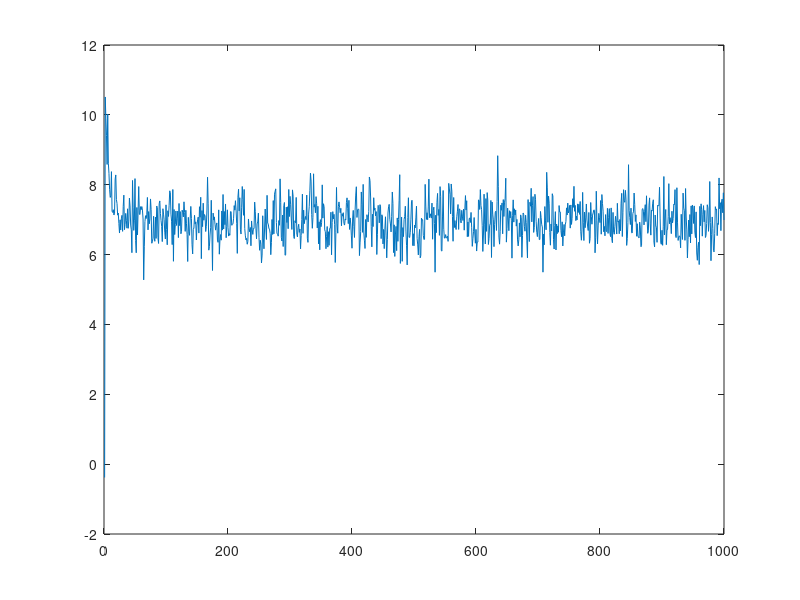

Reproduce this figure in MATLAB.
clear all; clc;

mu=0.1;
order=1;
realisations=100;
N=1000;
noise_power=1;
b=[1 1.5+1i 2.5-0.5i];
x = wgn(realisations,N,pow2db(1),'complex');

y=complex(zeros(realisations,N));
x_pad = (vertcat(zeros(order,realisations),x'))';
h_pad = complex(zeros(order+1, N+order, realisations));
error = complex(zeros(N,realisations));

%generate y signal
for k = 1:realisations
    for l = order+1:N+order
        y(k,l-order) = x_pad(k,l) + b(2)*x_pad(k,l-1) + b(3)*conj(x_pad(k,l-1));
    end
end

for k = 1:realisations
    for l = order+1:N+order
        x_vec = x_pad(k,l:-1:l-order);
        y_hat = h_pad(:,l-order,k)' * x_vec';
        e = y(k,l-order) - y_hat;
        error(l-order,k) = abs(e).^2;
        h_pad(:,l+1-order,k) = h_pad(:,l-order,k) + mu*conj(e)*x_vec';
    end
end

error_mean = mean(error,2);
figure
plot(10*log10(error_mean))